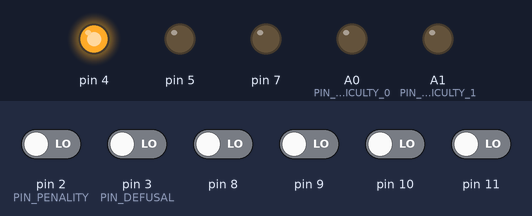
Recording of a sketch running on a simulated Arduino Uno, built with avr-gcc and run on an emulated ATmega328P. Parts: output pins drawn as LEDs (lit = HIGH). Inputs (shaded band) come from the test bench; at power-on: pin 2 (PIN_PENALITY), pin 3 (PIN_DEFUSAL), pin 8–11 LOW. What the sketch prints to the serial monitor is not drawn.

Above: at 1.2 s.
1.3 s: pin 2 (PIN_PENALITY) driven HIGH
At 2.2 s:
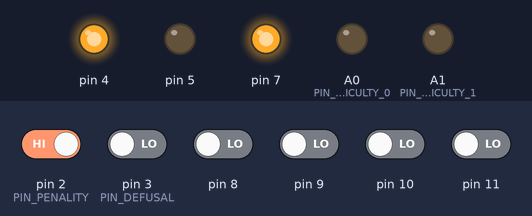
2.8 s: pin 3 (PIN_DEFUSAL) driven HIGH
At 3.4 s:
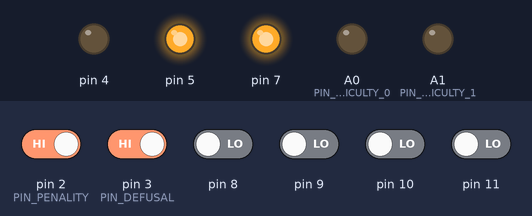
Timing chart, 0 to 5.8 s (numbered marks = the images above; inputs shaded):
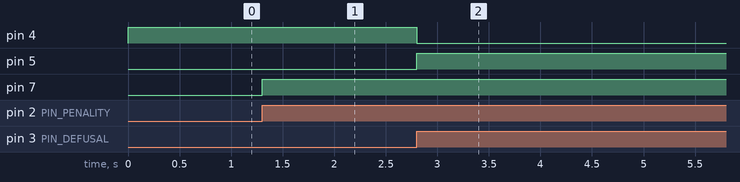

The sketch:

master.ino
```cpp
/****************************************
 * patterns/master
 *
 * Charles Paulet
 *
 * Master part of the module that controls
 * the slave. It interfaces the core and the
 * game mechanics with screen/SD.
 *
 * This separation is induced by the lack of
 * pins on one board.
 *
 ***************************************/

#include <ktne_core.h>

#define PIN_DIFFICULTY_0 (A0) /* tell slave to update its difficulty */
#define PIN_DIFFICULTY_1 (A1) /* tell slave to update its difficulty */
#define PIN_PENALITY (2) /* interrupt for communicating a user mistake */
#define PIN_DEFUSAL (3) /* interrupt for communicating the module defusal */
#define PENALITY (10)

void handlePenality(void)
{
  applyPenality(PENALITY * difficulty);
}

void setup()
{
  setupCore();
  pinMode(PIN_DIFFICULTY_0, OUTPUT);
  pinMode(PIN_DIFFICULTY_1, OUTPUT);
  pinMode(PIN_PENALITY, INPUT);
  pinMode(PIN_DEFUSAL, INPUT);
  attachInterrupt(digitalPinToInterrupt(PIN_PENALITY), &handlePenality, RISING);
  attachInterrupt(digitalPinToInterrupt(PIN_DEFUSAL), &defuseModule, RISING);
}

void loop()
{
  if (difficulty == EASY)
  {
    analogWrite(PIN_DIFFICULTY_0, 0);
    analogWrite(PIN_DIFFICULTY_1, 0);
  }
  if (difficulty == MEDIUM)
  {
    analogWrite(PIN_DIFFICULTY_0, 255);
    analogWrite(PIN_DIFFICULTY_1, 0);
  }
  if (difficulty == HARD)
  {
    analogWrite(PIN_DIFFICULTY_0, 255);
    analogWrite(PIN_DIFFICULTY_1, 255);
  }
  delay(100);
}
```

Measured:
- after the input at 1.3 s, pin 7: LOW → HIGH at once
- after the input at 2.8 s, pin 4: HIGH → LOW at once; pin 5: LOW → HIGH at once
